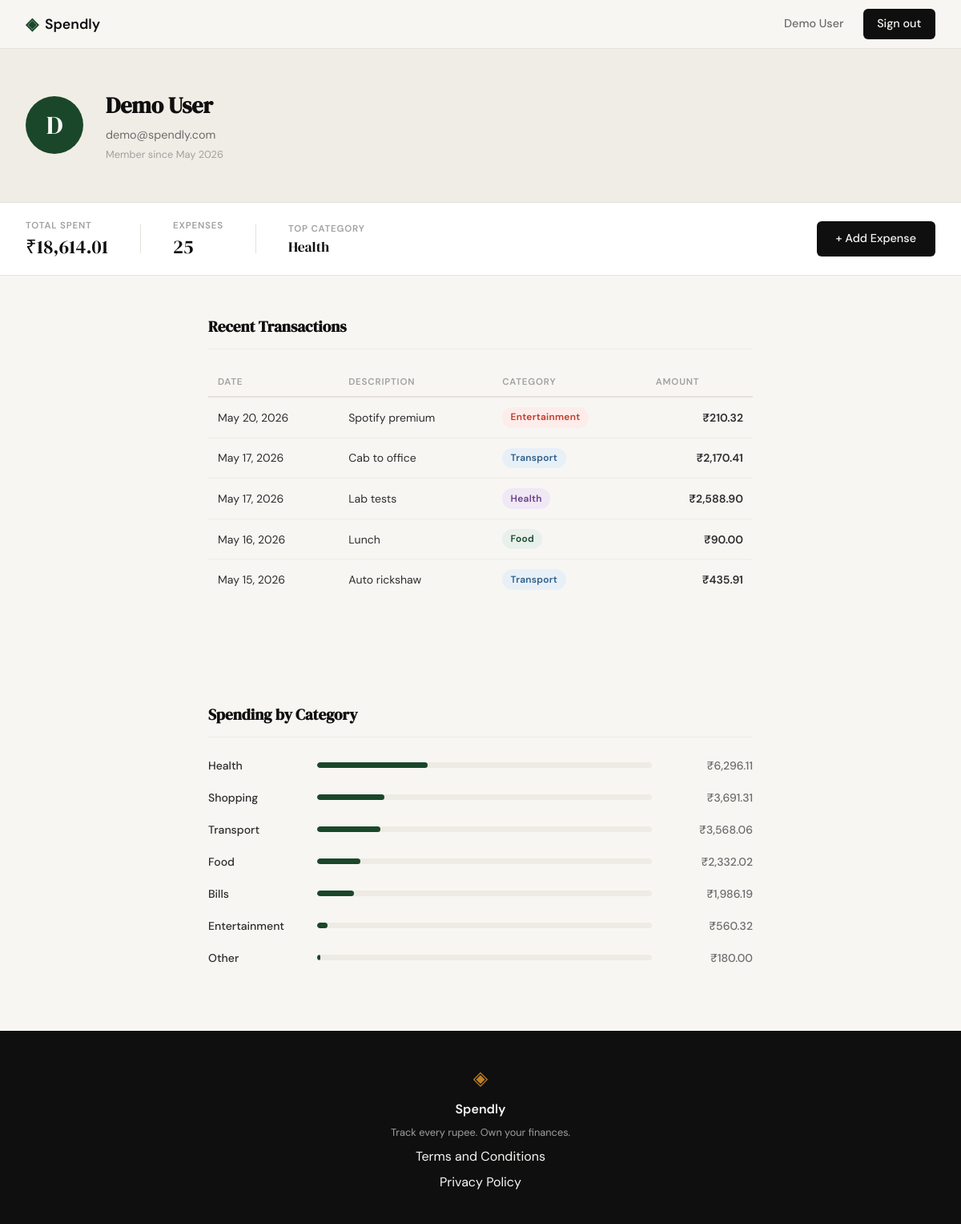
Screenshot of /profile (signed in) with the database file from the repository.
### tables this page shows
CREATE TABLE users (
            id            INTEGER PRIMARY KEY AUTOINCREMENT,
            name          TEXT    NOT NULL,
            email         TEXT    UNIQUE NOT NULL,
            password_hash TEXT    NOT NULL,
            created_at    TEXT    DEFAULT (datetime('now'))
        );

CREATE TABLE expenses (
            id          INTEGER PRIMARY KEY AUTOINCREMENT,
            user_id     INTEGER NOT NULL REFERENCES users(id),
            amount      REAL    NOT NULL,
            category    TEXT    NOT NULL,
            date        TEXT    NOT NULL,
            description TEXT,
            created_at  TEXT    DEFAULT (datetime('now'))
        );

### app.py (the view)
@app.route("/profile")
def profile():
    if not session.get("user_id"):
        return redirect(url_for("login"))
    user_id      = session["user_id"]
    user         = get_user_by_id(user_id)
    stats        = get_summary_stats(user_id)
    transactions = get_recent_transactions(user_id, limit=5)
    breakdown    = get_category_breakdown(user_id)
    return render_template(
        "profile.html",
        user=user,
        stats=stats,
        transactions=transactions,
        breakdown=breakdown,
        fmt_date=_fmt_date,
    )

### app.py (called while the page is built)
def _fmt_date(iso):
    try:
        d = datetime.strptime(iso, "%Y-%m-%d")
        return f"{d.strftime('%b')} {d.day}, {d.year}"
    except Exception:
        return iso

### database/db.py (called while the page is built)
def get_db():
    conn = sqlite3.connect(DB_PATH)
    conn.row_factory = sqlite3.Row
    conn.execute("PRAGMA foreign_keys = ON")
    return conn

### database/queries.py (called while the page is built)
def get_user_by_id(user_id):
    conn = get_db()
    try:
        row = conn.execute(
            "SELECT name, email, created_at FROM users WHERE id = ?",
            (user_id,),
        ).fetchone()
        if row is None:
            return None
        try:
            dt = datetime.fromisoformat(row["created_at"])
            member_since = dt.strftime("%B %Y")
        except Exception:
            member_since = row["created_at"]
        return {"name": row["name"], "email": row["email"], "member_since": member_since}
    finally:
        conn.close()

def get_summary_stats(user_id):
    conn = get_db()
    try:
        row = conn.execute(
            "SELECT COALESCE(SUM(amount), 0.0) AS total_spent,"
            " COUNT(*) AS transaction_count"
            " FROM expenses WHERE user_id = ?",
            (user_id,),
        ).fetchone()
        top = conn.execute(
            "SELECT category FROM expenses WHERE user_id = ?"
            " GROUP BY category ORDER BY SUM(amount) DESC LIMIT 1",
            (user_id,),
        ).fetchone()
        return {
            "total_spent": row["total_spent"],
            "transaction_count": row["transaction_count"],
            "top_category": top["category"] if top else "—",
        }
    finally:
        conn.close()

def get_recent_transactions(user_id, limit=10):
    conn = get_db()
    try:
        rows = conn.execute(
            "SELECT date, description, category, amount"
            " FROM expenses WHERE user_id = ?"
            " ORDER BY date DESC, id DESC LIMIT ?",
            (user_id, limit),
        ).fetchall()
        return [dict(r) for r in rows]
    finally:
        conn.close()

### templates/profile.html (shortened to what this page needs)
{% extends "base.html" %}
{% block head %}
<link rel="stylesheet" href="{{ url_for('static', filename='css/profile.css') }}">
{% endblock %}
{% block content %}
<div class="profile-page">
    <div class="profile-header">
        <div class="profile-header-inner">
            <div class="profile-avatar">{{ user["name"][0].upper() }}</div>
            <div class="profile-meta">
                <h1 class="profile-name">{{ user["name"] }}</h1>
                <p class="profile-email">{{ user["email"] }}</p>
                <p class="profile-since">Member since {{ user.member_since }}</p>
            </div>
        </div>
    </div>
    <div class="profile-stats">
        <div class="profile-stats-inner">
            <div class="stat-card">
                <span class="stat-label">Total Spent</span>
                <span class="stat-value">₹{{ "{:,.2f}".format(stats.total_spent) }}</span>
            </div>
            <div class="stat-card">
                <span class="stat-label">Expenses</span>
                <span class="stat-value">{{ stats.transaction_count }}</span>
            </div>
            <div class="stat-card">
                <span class="stat-label">Top Category</span>
                <span class="stat-value stat-value--sm">{{ stats.top_category }}</span>
            </div>
            <div class="stat-cta">
                <a href="{{ url_for('add_expense') }}" class="btn-primary">+ Add Expense</a>
            </div>
        </div>
    </div>
    <div class="profile-body">
        <div class="profile-body-inner">
            <h2 class="section-title">Recent Transactions</h2>
            {% if transactions %}
            <div class="transactions-wrap">
                <table class="transactions-table">
                    <thead>
                        <tr>
                            <th>Date</th>
                            <th>Description</th>
                            <th>Category</th>
                            <th class="col-amount">Amount</th>
                        </tr>
                    </thead>
                    <tbody>
                        {% for e in transactions %}
                        <tr>
                            <td class="col-date">{{ fmt_date(e["date"]) }}</td>
                            <td class="col-desc">{{ e["description"] or "—" }}</td>
                            <td>
                                <span class="badge badge--{{ e['category'] | lower | replace(' ', '-') }}">
                                    {{ e["category"] }}
                                </span>
                            </td>
                            <td class="col-amount">₹{{ "{:,.2f}".format(e["amount"]) }}</td>
                        </tr>
                        {% endfor %}
                    </tbody>
                </table>
            </div>
            {% else %}
            <p class="no-expenses">No transactions yet.</p>
            {% endif %}
        </div>
    </div>
    <div class="profile-body">
        <div class="profile-body-inner">
            <h2 class="section-title">Spending by Category</h2>
            {% if breakdown %}
                <div class="category-list">
                    {% for item in breakdown %}
                    <div class="category-row">
                        <div class="category-name">{{ item.name }}</div>
                        <div class="category-bar-track">
                            <div class="category-bar-fill"
                                 style="width: {{ item.pct }}%"></div>
                        </div>
                        <div class="category-amount">₹{{ "{:,.2f}".format(item.amount) }}</div>
                    </div>
                    {% endfor %}
                </div>
            {% else %}
                <p class="no-expenses">
                    No expenses recorded yet.
                    <a href="{{ url_for('add_expense') }}">Add your first one.</a>
                </p>
            {% endif %}
        </div>
    </div>
</div>
{% endblock %}

### templates/base.html (shortened to what this page needs)
<!DOCTYPE html>
<html lang="en">
<head>
    <link rel="stylesheet" href="{{ url_for('static', filename='css/style.css') }}">
    {% block head %}{% endblock %}
</head>
<body>
    <nav class="navbar">
        <div class="nav-inner">
            <a href="{{ url_for('landing') }}" class="nav-brand">
                <span class="brand-icon">◈</span>
                <span class="brand-name">Spendly</span>
            </a>
            <div class="nav-links">
                {% if session.get("user_id") %}
                <a href="{{ url_for('profile') }}">{{ session.get("user_name", "Profile") }}</a>
                <a href="{{ url_for('logout') }}" class="nav-cta">Sign out</a>
                {% else %}
                <a href="{{ url_for('login') }}">Sign in</a>
                <a href="{{ url_for('register') }}" class="nav-cta">Get started</a>
                {% endif %}
            </div>
        </div>
    </nav>
    <main class="main-content">
        {% block content %}{% endblock %}
    </main>
    <footer class="footer">
        <div class="footer-inner">
            <span class="brand-icon">◈</span>
            <span class="footer-name">Spendly</span>
            <p class="footer-copy">Track every rupee. Own your finances.</p>
            <a href="/terms">Terms and Conditions</a>
            <a href="/privacy">Privacy Policy</a>
        </div>
    </footer>
</body>
</html>

### static/css/style.css (style rules this page uses)
:root { --ink: #0f0f0f; --ink-soft: #2d2d2d; --ink-muted: #6b6b6b; --ink-faint: #a0a0a0; --paper: #f7f6f3; --paper-warm: #f0ede6; --paper-card: #ffffff; --accent: #1a472a; --accent-light: #e8f0eb; --accent-2: #c17f24; --accent-2-light: #fdf3e3; --danger: #c0392b; --danger-light: #fdecea; --border: #e4e1da; --border-soft: #eeebe4; --font-display: 'DM Serif Display', Georgia, serif; --font-body: 'DM Sans', system-ui, sans-serif; --max-width: 1200px; --auth-width: 440px; --radius-sm: 6px; --radius-md: 12px; --radius-lg: 20px; }
*, *::before, *::after { box-sizing: border-box; margin: 0; padding: 0; }
html { font-size: 16px; scroll-behavior: smooth; }
body { background: var(--paper); color: var(--ink); font-family: var(--font-body); font-size: 1rem; line-height: 1.6; -webkit-font-smoothing: antialiased; }
a { color: inherit; text-decoration: none; }
.navbar { position: sticky; top: 0; z-index: 100; background: var(--paper); border-bottom: 1px solid var(--border); padding: 0 2rem; }
.nav-inner { max-width: var(--max-width); margin: 0 auto; height: 60px; display: flex; align-items: center; justify-content: space-between; }
.nav-brand { display: flex; align-items: center; gap: 0.5rem; font-family: var(--font-body); font-weight: 600; font-size: 1.1rem; color: var(--ink); }
.brand-icon { color: var(--accent); font-size: 1.3rem; }
.brand-name { color: var(--ink); }
.nav-links { display: flex; align-items: center; gap: 1.5rem; font-size: 0.9rem; font-weight: 500; }
.nav-links a { color: var(--ink-muted); transition: color 0.2s; }
.nav-cta { background: var(--ink) !important; color: var(--paper) !important; padding: 0.45rem 1.1rem; border-radius: var(--radius-sm); transition: background 0.2s !important; }
.main-content { min-height: calc(100vh - 60px - 100px); }
.btn-primary { display: inline-block; background: var(--ink); color: var(--paper); padding: 0.65rem 1.5rem; border-radius: var(--radius-sm); font-family: var(--font-body); font-size: 0.9rem; font-weight: 500; cursor: pointer; border: none; transition: background 0.2s; text-decoration: none; }
.footer { background: var(--ink); color: var(--paper); padding: 2.5rem 2rem; text-align: center; }
.footer-inner { display: flex; flex-direction: column; align-items: center; gap: 0.4rem; }
.footer .brand-icon { color: var(--accent-2); font-size: 1.5rem; }
.footer-name { font-weight: 600; font-size: 1rem; }
.footer-copy { font-size: 0.8rem; color: var(--ink-faint); }

### rows the page displays
users: get "Demo User", name "D", name "Demo User", email "demo@spendly.com"
expenses: date "May 20, 2026", description "Spotify premium", category "Entertainment", amount "210.32"
expenses: date "May 17, 2026", description "Cab to office", category "Transport", amount "2,170.41"
expenses: date "May 17, 2026", description "Lab tests", category "Health", amount "2,588.90"
expenses: date "May 16, 2026", description "Lunch", category "Food", amount "90.00"
expenses: date "May 15, 2026", description "Auto rickshaw", category "Transport", amount "435.91"
expenses: name "Other", {{ item.pct }} 1 (drawn), amount "180.00"

### other values shown
{{ user.member_since }} "May 2026"
{{ "{:,.2f}".format(stats.total_spent) }} "18,614.01"
{{ stats.transaction_count }} "25"
{{ stats.top_category }} "Health"
{{ item.name }} "Health" "Shopping" "Transport" "Food" "Bills" "Entertainment"
{{ "{:,.2f}".format(item.amount) }} "6,296.11" "3,691.31" "3,568.06" "2,332.02" "1,986.19" "560.32"
